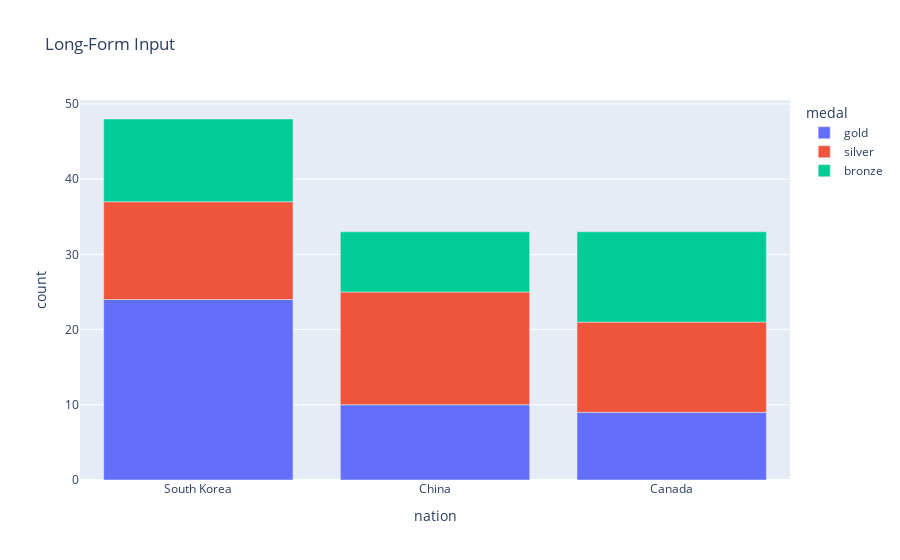

This figure's notebook cell:
### Code cell
import plotly.express as px

display(athlete_results)

long_df = px.data.medals_long()

display(long_df)

fig = px.bar(long_df, x="nation", y="count", color="medal", title="Long-Form Input")
fig.show()

### Figure 1 — Plotly figure (JSON) as saved in the notebook; plotly's stock layout.template omitted (floating-point values rounded to 4 significant figures)
{"data": [{"alignmentgroup": "True", "hovertemplate": "medal=gold<br>nation=%{x}<br>count=%{y}<extra></extra>", "legendgroup": "gold", "marker": {"color": "#636efa", "pattern": {"shape": ""}}, "name": "gold", "offsetgroup": "gold", "orientation": "v", "showlegend": true, "textposition": "auto", "type": "bar", "x": ["South Korea", "China", "Canada"], "xaxis": "x", "y": [24, 10, 9], "yaxis": "y"}, {"alignmentgroup": "True", "hovertemplate": "medal=silver<br>nation=%{x}<br>count=%{y}<extra></extra>", "legendgroup": "silver", "marker": {"color": "#EF553B", "pattern": {"shape": ""}}, "name": "silver", "offsetgroup": "silver", "orientation": "v", "showlegend": true, "textposition": "auto", "type": "bar", "x": ["South Korea", "China", "Canada"], "xaxis": "x", "y": [13, 15, 12], "yaxis": "y"}, {"alignmentgroup": "True", "hovertemplate": "medal=bronze<br>nation=%{x}<br>count=%{y}<extra></extra>", "legendgroup": "bronze", "marker": {"color": "#00cc96", "pattern": {"shape": ""}}, "name": "bronze", "offsetgroup": "bronze", "orientation": "v", "showlegend": true, "textposition": "auto", "type": "bar", "x": ["South Korea", "China", "Canada"], "xaxis": "x", "y": [11, 8, 12], "yaxis": "y"}], "layout": {"barmode": "relative", "legend": {"title": {"text": "medal"}, "tracegroupgap": 0}, "title": {"text": "Long-Form Input"}, "xaxis": {"anchor": "y", "domain": [0, 1], "title": {"text": "nation"}}, "yaxis": {"anchor": "x", "domain": [0, 1], "title": {"text": "count"}}}}
